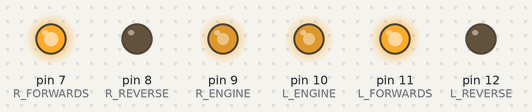
A sketch run on a simulated Arduino Uno, built with avr-gcc and run on an emulated ATmega328P. Parts: output pins drawn as LEDs (lit = HIGH).

Above: at 0.1 s.
At 1.1 s:
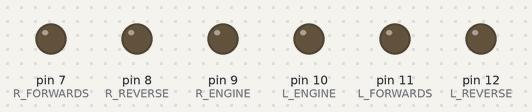
At 11.1 s:
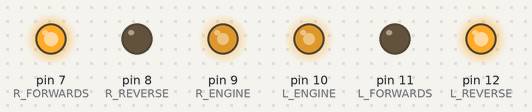
At 19.1 s:
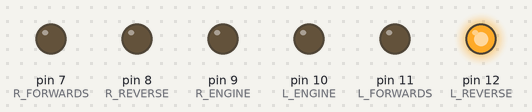
At 39.1 s:
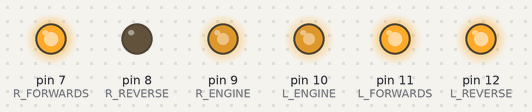
Timing chart, 0 to 40.0 s (numbered marks = the images above):
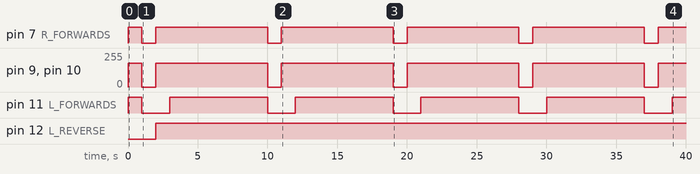

The sketch:

Story_4.ino
```cpp
const int R_FORWARDS = 7;
const int R_REVERSE = 8;
const int R_ENGINE = 9;
const int L_ENGINE = 10;
const int L_FORWARDS = 11;
const int L_REVERSE = 12;

void setup() {

  pinMode(R_FORWARDS , OUTPUT);
  pinMode(R_REVERSE, OUTPUT);
  pinMode(R_ENGINE, OUTPUT);
  pinMode(L_ENGINE, OUTPUT);
  pinMode(L_FORWARDS, OUTPUT);
  pinMode(L_REVERSE, OUTPUT);

}

void loop() {
  // 1
  digitalWrite(R_FORWARDS , HIGH);
  analogWrite(R_ENGINE, 180);
  analogWrite(L_ENGINE, 180);
  digitalWrite(L_FORWARDS, HIGH);
  delay(1000);

  digitalWrite(R_FORWARDS , LOW);
  analogWrite(R_ENGINE, 0);
  analogWrite(L_ENGINE, 0);
  digitalWrite(L_FORWARDS, LOW);
  delay(1000);


  digitalWrite(R_FORWARDS ,HIGH);
  analogWrite(R_ENGINE, 180);
  analogWrite(L_ENGINE, 180);
  digitalWrite(L_REVERSE,HIGH);
  delay(1000);

  // 2
  digitalWrite(R_FORWARDS , HIGH);
  analogWrite(R_ENGINE, 180);
  analogWrite(L_ENGINE, 180);
  digitalWrite(L_FORWARDS, HIGH);
  delay(1000);

  digitalWrite(R_FORWARDS ,HIGH);
  analogWrite(R_ENGINE, 180);
  analogWrite(L_ENGINE, 180);
  digitalWrite(L_REVERSE,HIGH);
  delay(1000);

  // 3
  digitalWrite(R_FORWARDS , HIGH);
  analogWrite(R_ENGINE, 180);
  analogWrite(L_ENGINE, 180);
  digitalWrite(L_FORWARDS, HIGH);
  delay(1000);

  digitalWrite(R_FORWARDS ,HIGH);
  analogWrite(R_ENGINE, 180);
  analogWrite(L_ENGINE, 180);
  digitalWrite(L_REVERSE,HIGH);
  delay(1000);

  // 4
  digitalWrite(R_FORWARDS , HIGH);
  analogWrite(R_ENGINE, 180);
  analogWrite(L_ENGINE, 180);
  digitalWrite(L_FORWARDS, HIGH);
  delay(1000);

  digitalWrite(R_FORWARDS ,HIGH);
  analogWrite(R_ENGINE, 180);
  analogWrite(L_ENGINE, 180);
  digitalWrite(L_REVERSE,HIGH);
  delay(1000);


 }
```

Measured:
- by itself, pin 7 (R_FORWARDS): repeats every 9.0 s: LOW 1.0 s, HIGH 8.0 s
- by itself, pin 9 (R_ENGINE), pin 10 (L_ENGINE): repeats every 9.0 s: 0/255 1.0 s, 180/255 8.0 s
- by itself, pin 11 (L_FORWARDS): repeats every 9.0 s: LOW 2.0 s, HIGH 7.0 s
- by itself, pin 12 (L_REVERSE): LOW → HIGH at 2.0 s
